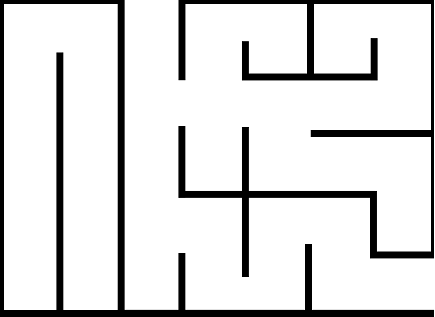
#> input picture TASK_1/photos/maze1.png, 435 x 317 px
$ python RRT_CONNECT_FINAL_task.py
#> lines starting #> are read from the running program, lines starting #| are printed output that depends on the picture; after the words box and inside, x2 and y2 are one past the last pixel; in counts of white or black regions, pixels touching at a corner belong together
import cv2 as cv
import numpy as np
import matplotlib.pyplot as plt
import random

img= cv.imread('photos/maze1.png',0)
#> img is the input picture: shape (317, 435); min 0, max 255, mean 221.3
np_img= np.array(img)
np_img= ~np_img
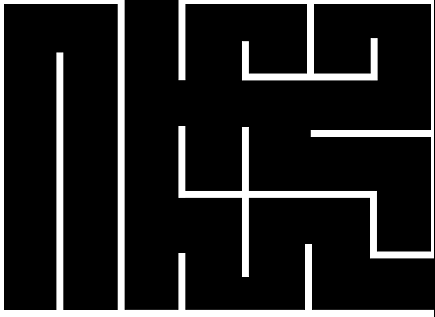
#> np_img: shape (317, 435); min 0, max 255, mean 33.7
np_img[np_img >0]=1
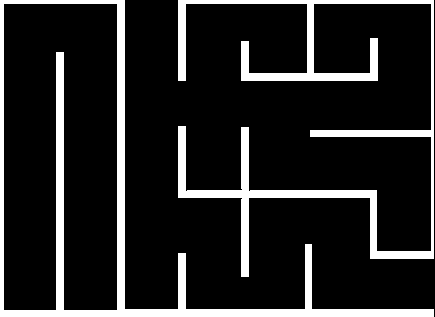
#> np_img: shape (317, 435); values 0 (black) and 1 (white), 14.5% white; 2 white regions, box (x1, y1, x2, y2) and area: (0, 0, 434, 317) 10486, (178, 0, 434, 277) 9462


class treeNode():
    def __init__(self, locationX, locationY):
        self.locationX= locationX
        self.locationY= locationY
        self.children = []
        self.parent= None

class rrtAlogo():
    def __init__(self,start,goal,numIterations,grid,stepSize):
        self.randomTree= treeNode(start[0],start[1])
        self.goal= treeNode(goal[0],goal[1])
        self.nearestNode= None
        self.iterations= min(numIterations,10000)
        self.grid= grid
        self.rho = stepSize
        self.path_distance= 0
        self.nearestDist= 10000
        self.numWaypoints=0
        self.waypoints=[]

    def addChild(self,locationX, locationY):
        if (locationX==self.goal.locationX):
            self.nearestNode.children.append(self.goal)
            self.goal.parent= self.nearestNode

        else:
            tempNode = treeNode(locationX,locationY)
            self.nearestNode.children.append(tempNode)
            tempNode.parent=self.nearestNode

    def samplePoint(self):
        x= random.randint(1, grid.shape[1])
        y= random.randint(1, grid.shape[0])
        pt = np.array([x,y])
        return pt

    def moveToPoint(self,locationStart,locationEnd):
        offset= self.rho*self.unitVector(locationStart,locationEnd)
        pt= np.array([locationStart.locationX + offset[0],locationStart.locationY + offset[1]])
        if pt[0]>= grid.shape[1]:
            pt[0]= grid.shape[1]
        if pt[1]>=grid.shape[0]:
            pt[1]=grid.shape[0]
        return pt

    def isInObstacle(self,locationStart, locationEnd):
        u_hat= self.unitVector(locationStart,locationEnd)
        testPoint = np.array([0.0,0.0])
        for i in range(self.rho):
            testPoint[0]= locationStart.locationX + i*u_hat[0]
            testPoint[1]= locationStart.locationY + i*u_hat[1]
            if 0<round(testPoint[1].astype(np.int64))<self.grid.shape[0] and 0<round(testPoint[0].astype(np.int64))<self.grid.shape[1] and self.grid[round(testPoint[1].astype(np.int64)),round(testPoint[0].astype(np.int64))] == 1:
                return True
        return False

    def unitVector(self,locationStart,locationEnd):
        v= np.array([locationEnd[0]-locationStart.locationX,locationEnd[1]-locationStart.locationY])
        u_hat= v/np.linalg.norm(v)
        return u_hat

    def findNearest(self,root,point):
        if not root:
            return
        dist= self.distance(root,point)
        if dist<=self.nearestDist:
            self.nearestNode = root
            self.nearestDist = dist

        for child in root.children:
            self.findNearest(child,point)
            pass

    def distance(self,node1,point):
        dist= np.sqrt((node1.locationX-point[0])**2+(node1.locationY-point[1])**2)
        return dist

    def goalFound(self,point):
        if self.distance(self.goal,point) <= self.rho:
            return True
        pass

    def resetNearestValues(self):
        self.nearestNode=None
        self.nearestDist=10000

    def retraceRRTPath(self,goal):
        if goal.locationX == self.randomTree.locationX:
            return
        self.numWaypoints+=1
        currentPoint= np.array([goal.locationX,goal.locationY])
        self.waypoints.insert(0,currentPoint)
        self.path_distance+=self.rho
        self.retraceRRTPath(goal.parent)

grid= np_img
start= np.array([40.0,300.0])
goal= np.array([80.0,300.0])
numIterations= 10000
stepSize=20

plt.imshow(grid,cmap='binary')
plt.plot(start[0],start[1],'ro')
plt.plot(goal[0],goal[1],'bo')

rrt= rrtAlogo(start,goal,numIterations,grid,stepSize)

for i in range(rrt.iterations):
    rrt.resetNearestValues()

    point = rrt.samplePoint()
    rrt.findNearest(rrt.randomTree,point)
    new=rrt.moveToPoint(rrt.nearestNode,point)
    bool = rrt.isInObstacle(rrt.nearestNode,new)
    if(bool==False):
        rrt.addChild(new[0],new[1])

        if(rrt.goalFound(new)):
            rrt.addChild(goal[0],goal[1])
            print("Goal found!")
            break
#> this loop made 1623 passes
#> (offset in moveToPoint, new, bool) on passes 1, 2, 4: ([19.36, -5.02], [59.36, 295], True), ([19.44, -4.68], [59.44, 295.3], True), ([19.81, -2.75], [57.55, 277.4], True)

rrt.retraceRRTPath(rrt.goal)
rrt.waypoints.insert(0,start)
print("Number of waypoints: ",rrt.numWaypoints)
#| Number of waypoints:  33
print("Path Distance(m): ",rrt.path_distance)
#| Path Distance(m):  660

for i in range(len(rrt.waypoints)-1):
    plt.plot([rrt.waypoints[i][0], rrt.waypoints[i+1][0]],[rrt.waypoints[i][1],rrt.waypoints[i+1][1]],'b-')
    plt.pause(0.10)
#> this loop made 33 passes
#> pass 1, `plt.pause(0.10)`:
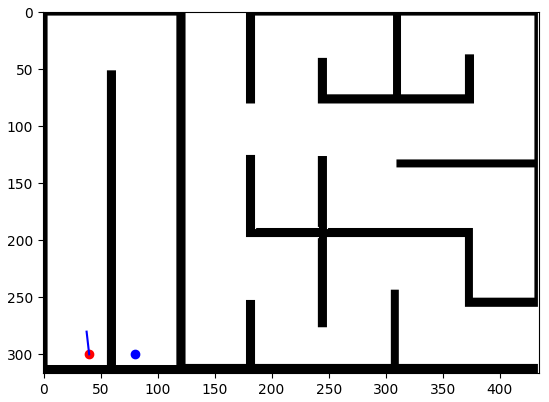
#> figure drawn by matplotlib, 1 panel

plt.savefig('plot image.png')

plt.show()

$ run again, with TASK_1/photos/maze.png copied over TASK_1/photos/maze1.png
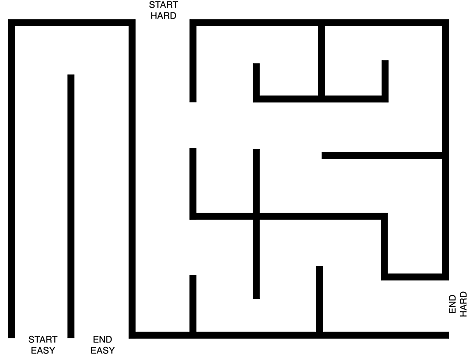
#> input picture TASK_1/photos/maze.png, 471 x 358 px
#> img is the input picture: shape (358, 471); min 0, max 255, mean 223.2
#> `np_img[np_img >0]=1`:
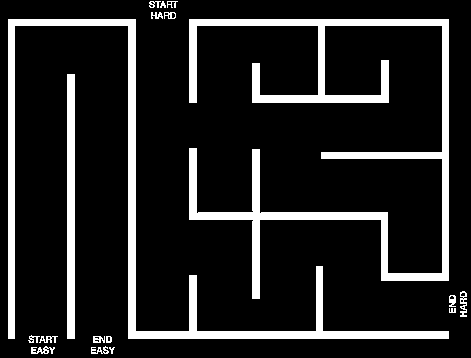
#> np_img: shape (358, 471); values 0 (black) and 1 (white), 13.8% white; 18 white regions, largest, box (x1, y1, x2, y2) and area: (189, 19, 449, 299) 11278, (8, 19, 449, 339) 8998, (67, 74, 75, 339) 2120
#> the loop `for i in range(rrt.iterations):` made 1739 passes
#> (offset in moveToPoint, new, bool) on passes 2, 4, 5: ([19.45, -4.66], [78.81, 290.3], True), ([19.5, -4.43], [78.86, 290.6], True), ([15.77, -12.3], [70.52, 263.2], True)
#| Number of waypoints:  31
#| Path Distance(m):  620
#> the loop `for i in range(len(rrt.waypoints)-1):` made 31 passes
#> pass 1, `plt.pause(0.10)`:
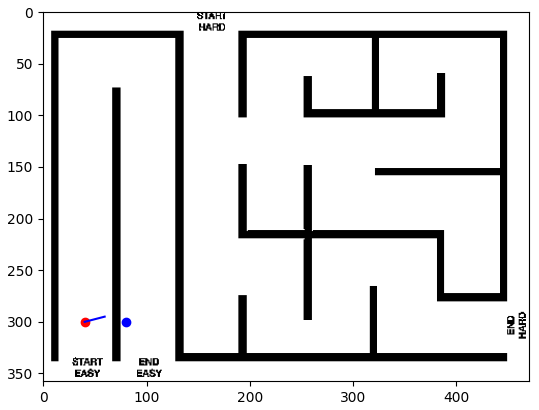
#> figure drawn by matplotlib, 1 panel
